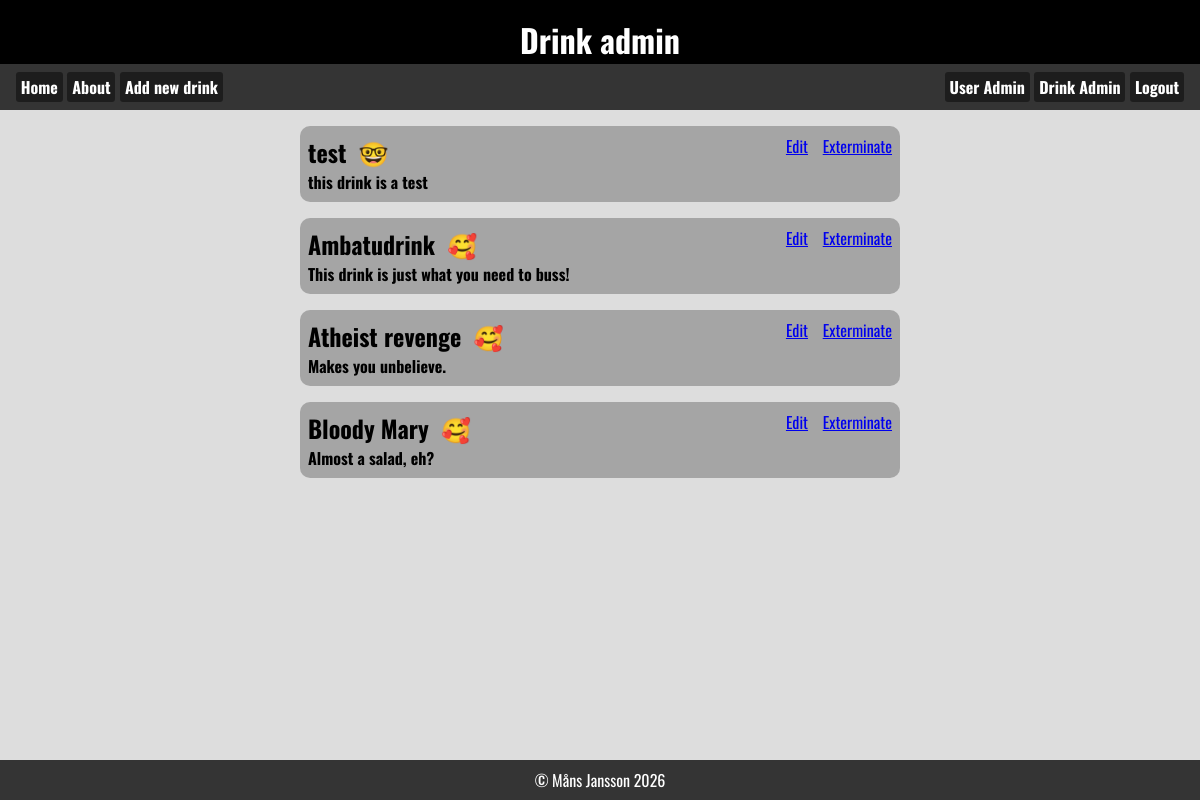
The page /drinkadmin.php (signed in) on the database its author committed.
### tables this page shows
CREATE TABLE `tbl_drinks` (
  `id` int(11) NOT NULL,
  `drinkname` varchar(255) NOT NULL,
  `description` varchar(255) NOT NULL,
  `ingredients` text NOT NULL,
  `recipe` text NOT NULL,
  `alcoholic` tinyint(4) NOT NULL,
  `rating` float NOT NULL DEFAULT 3 COMMENT '1-5 is rating possibilities'
);

### asset.php (called while the page is built, shortened)
<?php
function isAlcoholic($value){
    if($value){
        return "🥰";
    }else{
        return "🤓";
    }
}
?>

### drinkadmin.php (the view, shortened to what this page needs)
<!DOCTYPE html>
<?php require_once("asset.php"); ?>
<html lang="en">
<head>
    <link rel="stylesheet" href="style.css">
</head>
<body>
    <header>
        <h1>Drink admin</h1>
    </header>
    <?php require_once("_nav.php"); ?>
    <main>
        <?php  if(isset($_GET['edit'])): ?>
            <?php
                $id=intval($_GET['edit']);
                $sql="SELECT * FROM tbl_drinks WHERE id=$id";
                $result=mysqli_query($conn, $sql);
                $row=mysqli_fetch_assoc($result);
            ?>
        <form action="drinkadmin.php" method="POST">
            <input type="hidden" name="id" value="<?=$id?>">
            <div class="user_data"><?=$id?>&nbsp;&nbsp;<?=$row['drinkname']?><br><?=$row['description']?><br><?=$row['rating']?></div>
            <label for="realname">Drink name:</label>
            <input type="text" name="drinkname" id="drinkname" value="<?=$row['drinkname']?>">
            <label for="desc">Description:</label>
            <input type="text" name="desc" id="desc" value="<?=$row['description']?>">
            <label for="alcoholic">Is there alcohol in the drink?</label>
            <select name="alcoholic">
                <option value="0" <?php if($row['alcoholic']==0){echo "selected";}?>>Not alcoholic</option>
                <option value="1" <?php if($row['alcoholic']==1){echo "selected";}?>>Contains alcohol</option>
            </select>
            <label for="ingredients">Ingredients (Seperate rows)</label>
            <textarea name="ingredients" rows="6"><?=$row['ingredients']?></textarea>
            <label for="recipe">How do you build the drink?</label>
            <textarea name="recipe" rows="6"><?=$row['recipe']?></textarea>
            <input type="submit" name="btn_edit" value="Update user">
        </form>
        <?php else: ?>
        <?php
            $sql="SELECT * FROM tbl_drinks ORDER BY id DESC";
            $result=mysqli_query($conn, $sql);
        ?>
        <?php while($row=mysqli_fetch_assoc($result)):?>
            <details>
                <summary>
                    <div>
                        <h2><?=$row['drinkname']?>&nbsp;&nbsp;<span><?=isAlcoholic(intval($row['alcoholic']))?></span></h2>
                        <h4><?=$row['description']?></h4></div>
                        <div class="filler"></div>
                        <div> <a href="drinkadmin.php?edit=<?=$row['id']?>">Edit</a>  &nbsp;&nbsp; <a href="drinkadmin.php?del=<?=$row['id']?>">Exterminate</a>
                    </div>
                </summary>
            </details>
        <?php endwhile; ?>
        <?php endif;?>
    </main>
    <?php require_once("_footer.php"); ?>
</body>
</html>

### style.css (style rules this page uses)
:root { --clr_back_header:#000; --clr_header:#ffffff; --clr_back_nav:#343434; --clr_back_footer:var(--clr_back_nav); --header_font:"Oswald", sans-serif; --main_bg:#00000022; }
*, *:before, *:after { margin: 0; padding: 0; box-sizing: border-box; }
body { height:100dvh; display:flex; flex-direction: column; font-family: system-ui, sans-serif; }
main { background: var(--main_bg); }
header { background: var(--clr_back_header); color:var(--clr_header); height:4rem; padding: 1rem; font-family: var(--header_font); display: flex; justify-content: center; }
main { flex-grow: 5; display:flex; flex-direction: column; gap:1rem; padding-top: 1rem; font-family: var(--header_font); overflow-y: auto; }
summary { display:flex; width:100%; background: #0003; padding: .5rem; border-radius: 10px; }
.filler { flex-grow: 5; }
details { display: flex; flex-direction: column; background: #0001; width:50%; margin-left: auto; margin-right: auto; border-radius: 10px; }
:root { --formborder: rgb(0, 0, 0, .5); --formback: rgb(0, 0, 0, .1); --formlabelcolor: rgb(0, 0, 0, .6) }

### rows shown on the page
tbl_drinks: drinkname "test", alcoholic "🤓", description "this drink is a test"
tbl_drinks: drinkname "Ambatudrink", alcoholic "🥰", description "This drink is just what you need to buss!"
tbl_drinks: drinkname "Atheist revenge", alcoholic "🥰", description "Makes you unbelieve."
tbl_drinks: drinkname "Bloody Mary", alcoholic "🥰", description "Almost a salad, eh?"
